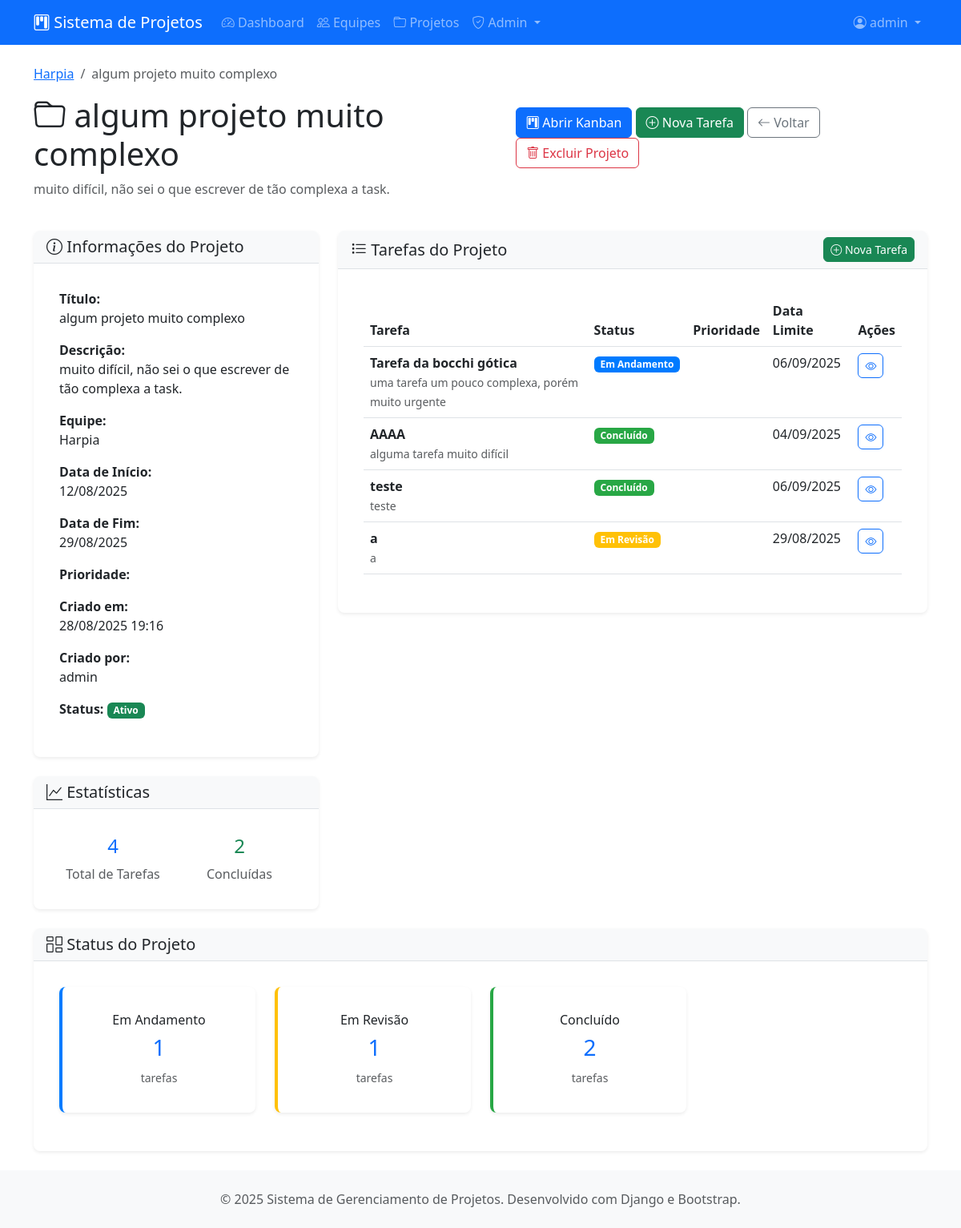
Page /projetos/projetos/2/ (signed in) on the earlier database version.
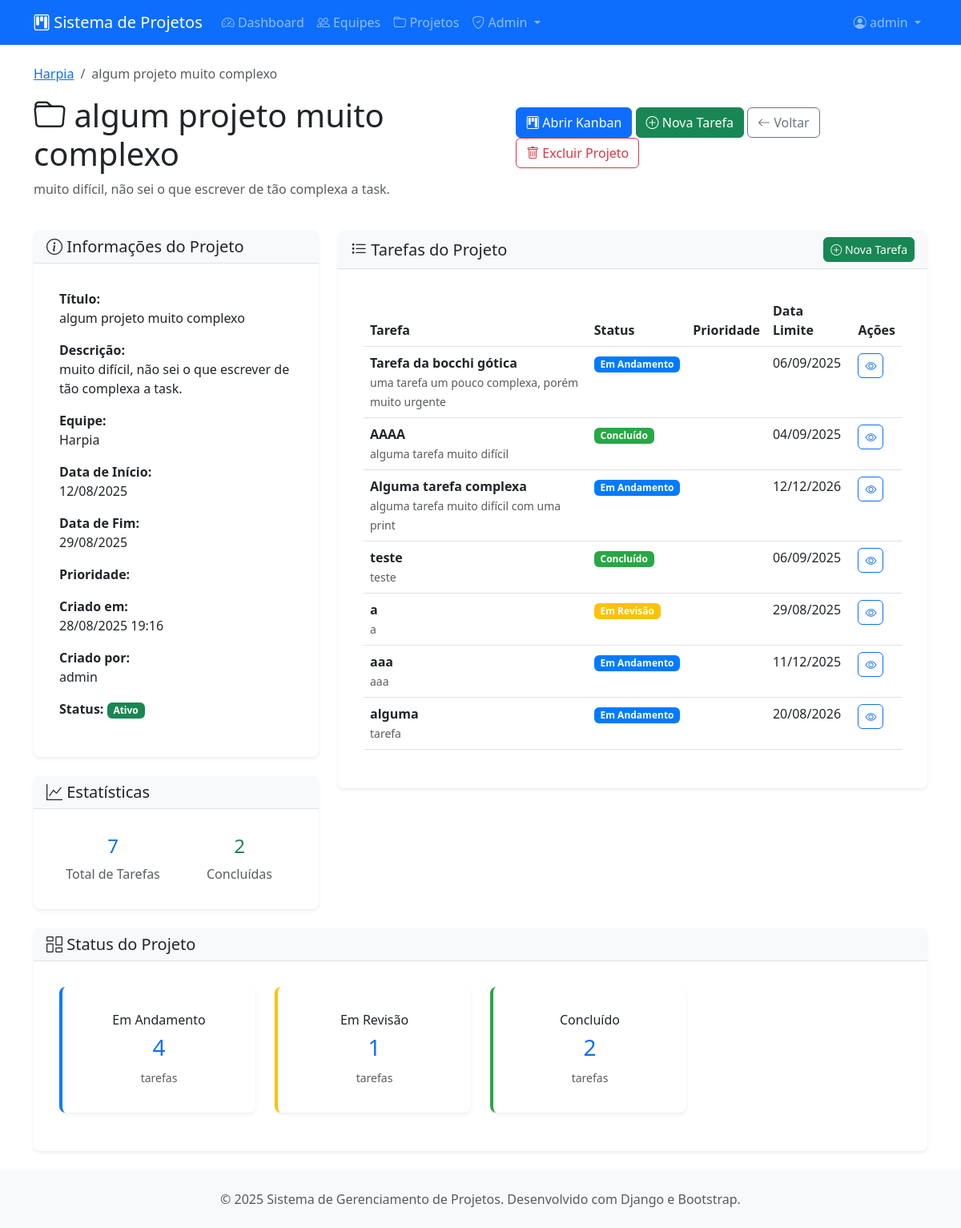
Same page on the later database version.
### projetos/models.py (models this page shows, shortened)
class Projeto(models.Model):
    PRIORIDADE_CHOICES = [
        ('baixa', 'Baixa'),
        ('media', 'Média'),
        ('alta', 'Alta'),
        ('urgente', 'Urgente'),
    ]
    titulo = models.CharField(max_length=200, verbose_name="Título")
    descricao = models.TextField(verbose_name="Descrição")
    equipe = models.ForeignKey(Equipe, on_delete=models.CASCADE, related_name="projetos")
    criado_por = models.ForeignKey(User, on_delete=models.CASCADE, related_name="projetos_criados")
    criado_em = models.DateTimeField(auto_now_add=True)
    atualizado_em = models.DateTimeField(auto_now=True)
    data_inicio = models.DateField(verbose_name="Data de Início")
    data_fim = models.DateField(verbose_name="Data de Conclusão")
    prioridade = models.CharField(max_length=10, choices=PRIORIDADE_CHOICES, default='media')
    ativo = models.BooleanField(default=True, verbose_name="Projeto Ativo")
    class Meta:
        verbose_name = "Projeto"
        verbose_name_plural = "Projetos"
        ordering = ["-criado_em"]

class Tarefa(models.Model):
    PRIORIDADE_CHOICES = [
        ('baixa', 'Baixa'),
        ('media', 'Média'),
        ('alta', 'Alta'),
        ('urgente', 'Urgente'),
    ]
    titulo = models.CharField(max_length=200, verbose_name="Título")
    descricao = models.TextField(verbose_name="Descrição")
    projeto = models.ForeignKey(Projeto, on_delete=models.CASCADE, related_name="tarefas")
    status = models.ForeignKey(StatusTarefa, on_delete=models.CASCADE, related_name="tarefas")
    criada_por = models.ForeignKey(User, on_delete=models.CASCADE, related_name="tarefas_criadas")
    criada_em = models.DateTimeField(auto_now_add=True)
    atualizada_em = models.DateTimeField(auto_now=True)
    data_limite = models.DateTimeField(blank=True, null=True, verbose_name="Data Limite")
    prioridade = models.CharField(max_length=10, choices=PRIORIDADE_CHOICES, default='media')
    etiquetas = models.ManyToManyField(Etiqueta, blank=True, related_name="tarefas")
    ordem = models.PositiveIntegerField(default=0, verbose_name="Ordem na Coluna")
    class Meta:
        verbose_name = "Tarefa"
        verbose_name_plural = "Tarefas"
        ordering = ["ordem", "-criada_em"]

class StatusTarefa(models.Model):
    nome = models.CharField(max_length=50, verbose_name="Nome do Status")
    cor = models.CharField(max_length=7, default="#007bff", verbose_name="Cor (Hex)")
    ordem = models.PositiveIntegerField(verbose_name="Ordem")
    class Meta:
        verbose_name = "Status da Tarefa"
        verbose_name_plural = "Status das Tarefas"
        ordering = ["ordem"]
        unique_together = ['nome']

class Equipe(models.Model):
    nome = models.CharField(max_length=100, verbose_name="Nome da Equipe")
    descricao = models.TextField(blank=True, verbose_name="Descrição")
    criada_em = models.DateTimeField(auto_now_add=True)
    criada_por = models.ForeignKey(User, on_delete=models.CASCADE, related_name="equipes_criadas")
    ativa = models.BooleanField(default=True, verbose_name="Equipe Ativa")
    class Meta:
        verbose_name = "Equipe"
        verbose_name_plural = "Equipes"
        ordering = ["nome"]

### projetos/views.py (the view)
# urls.py: path('projetos/<int:pk>/', views.ProjetoDetailView.as_view(), name='detalhe-projeto'),
class ProjetoDetailView(LoginRequiredMixin, DetailView):
    model = Projeto
    template_name = 'projetos/projeto/detalhe.html'
    context_object_name = 'projeto'
    def get_context_data(self, **kwargs):
        context = super().get_context_data(**kwargs)
        context['tarefas'] = self.object.tarefas.all()
        context['status_list'] = StatusTarefa.objects.all()
        context['status_stats'] = {}
        for status in context['status_list']:
            count = self.object.tarefas.filter(status=status).count()
            context['status_stats'][status.nome] = count
        return context

### projetos/templates/projetos/projeto/detalhe.html (shortened to what the changed rows need)
{% extends 'projetos/base.html' %}
{% load static %}
{% block content %}
<div class="row">
    <div class="col-12">
        <div class="d-flex justify-content-between align-items-center mb-4">
            <div>
                <nav aria-label="breadcrumb">
                    <ol class="breadcrumb">
                        <li class="breadcrumb-item">
                            <a href="{% url 'projetos:detalhe-equipe' projeto.equipe.pk %}">{{ projeto.equipe.nome }}</a>
                        </li>
                        <li class="breadcrumb-item active">{{ projeto.titulo }}</li>
                    </ol>
                </nav>
                <h1><i class="bi bi-folder"></i> {{ projeto.titulo }}</h1>
                {% if projeto.descricao %}
                    <p class="text-muted">{{ projeto.descricao }}</p>
                {% endif %}
            </div>
        </div>
    </div>
</div>
<div class="row">
    <div class="col-md-4">
        <div class="card mb-4">
            <div class="card-body">
                <div class="mb-3">
                    <strong>Título:</strong>
                    <p class="mb-0">{{ projeto.titulo }}</p>
                </div>
                {% if projeto.descricao %}
                    <div class="mb-3">
                        <strong>Descrição:</strong>
                        <p class="mb-0">{{ projeto.descricao }}</p>
                    </div>
                {% endif %}
                <div class="mb-3">
                    <strong>Equipe:</strong>
                    <p class="mb-0">{{ projeto.equipe.nome }}</p>
                </div>
                <div class="mb-3">
                    <strong>Data de Início:</strong>
                    <p class="mb-0">{{ projeto.data_inicio|date:"d/m/Y" }}</p>
                </div>
                <div class="mb-3">
                    <strong>Data de Fim:</strong>
                    <p class="mb-0">{{ projeto.data_fim|date:"d/m/Y" }}</p>
                </div>
                <div class="mb-3">
                    <strong>Criado em:</strong>
                    <p class="mb-0">{{ projeto.criado_em|date:"d/m/Y H:i" }}</p>
                </div>
                <div class="mb-3">
                    <strong>Criado por:</strong>
                    <p class="mb-0">{{ projeto.criado_por.get_full_name|default:projeto.criado_por.username }}</p>
                </div>
            </div>
        </div>
        <div class="card">
            <div class="card-body">
                <div class="row text-center">
                    <div class="col-6">
                        <h4 class="text-primary">{{ tarefas.count }}</h4>
                        <p class="text-muted mb-0">Total de Tarefas</p>
                    </div>
                </div>
            </div>
        </div>
    </div>
    <div class="col-md-8">
        <div class="card">
            <div class="card-body">
                {% if tarefas %}
                    <div class="table-responsive">
                        <table class="table table-hover">
                            <thead>
                                <tr>
                                    <th>Tarefa</th>
                                    <th>Status</th>
                                    <th>Prioridade</th>
                                    <th>Data Limite</th>
                                    <th>Ações</th>
                                </tr>
                            </thead>
                            <tbody>
                                {% for tarefa in tarefas %}
                                    <tr>
                                        <td>
                                            <strong>{{ tarefa.titulo }}</strong>
                                            <br>
                                            <small class="text-muted">{{ tarefa.descricao|truncatewords:10 }}</small>
                                        </td>
                                        <td>
                                            <span class="badge" style="background-color: {{ tarefa.status.cor }}">
                                                {{ tarefa.status.nome }}
                                            </span>
                                        </td>
                                        <td>
                                            <span class="badge bg-{{ tarefa.prioridade }}">
                                            </span>
                                        </td>
                                        <td>
                                            {% if tarefa.data_limite %}
                                                {{ tarefa.data_limite|date:"d/m/Y" }}
                                            {% else %}
                                                <span class="text-muted">-</span>
                                            {% endif %}
                                        </td>
                                        <td>
                                            <a href="{% url 'projetos:detalhe-tarefa' tarefa.pk %}" class="btn btn-sm btn-outline-primary">
                                                <i class="bi bi-eye"></i>
                                            </a>
                                        </td>
                                    </tr>
                                {% endfor %}
                            </tbody>
                        </table>
                    </div>
                {% endif %}
            </div>
        </div>
    </div>
</div>
<div class="row mt-4">
    <div class="col-12">
        <div class="card">
            <div class="card-body">
                <div class="row">
                    {% for status in status_list %}
                        <div class="col-md-3 mb-3">
                            <div class="card border-0" style="border-left: 4px solid {{ status.cor }} !important;">
                                <div class="card-body text-center">
                                    <h6 class="card-title">{{ status.nome }}</h6>
                                    <h3 class="text-primary">
                                        {% for nome_status, count in status_stats.items %}
                                            {% if nome_status == status.nome %}
                                                {{ count }}
                                            {% endif %}
                                        {% endfor %}
                                    </h3>
                                    <small class="text-muted">tarefas</small>
                                </div>
                            </div>
                        </div>
                    {% endfor %}
                </div>
            </div>
        </div>
    </div>
</div>
{% endblock %}

Differences in the rows shown:
computed for Projeto "algum projeto muito complexo": count "4" → "7"
added Tarefa: titulo "Alguma tarefa complexa", descricao "alguma tarefa muito difícil com uma print", status.nome "Em Andamento", data_limite "12/12/2026"
added Tarefa: titulo "aaa", descricao "aaa", status.nome "Em Andamento", data_limite "11/12/2025"
added Tarefa: titulo "alguma", descricao "tarefa", status.nome "Em Andamento", data_limite "20/08/2026"
Other differences:
new list line: "4"
list line gone: "1"
